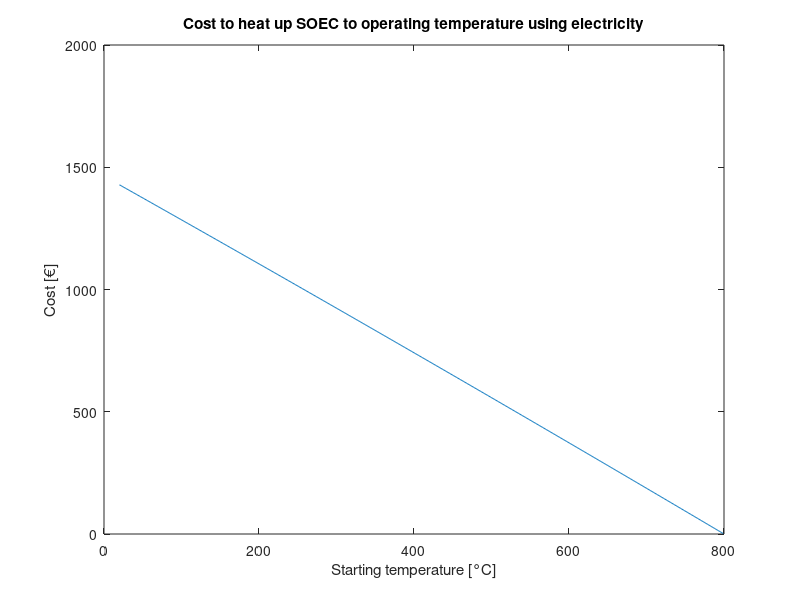
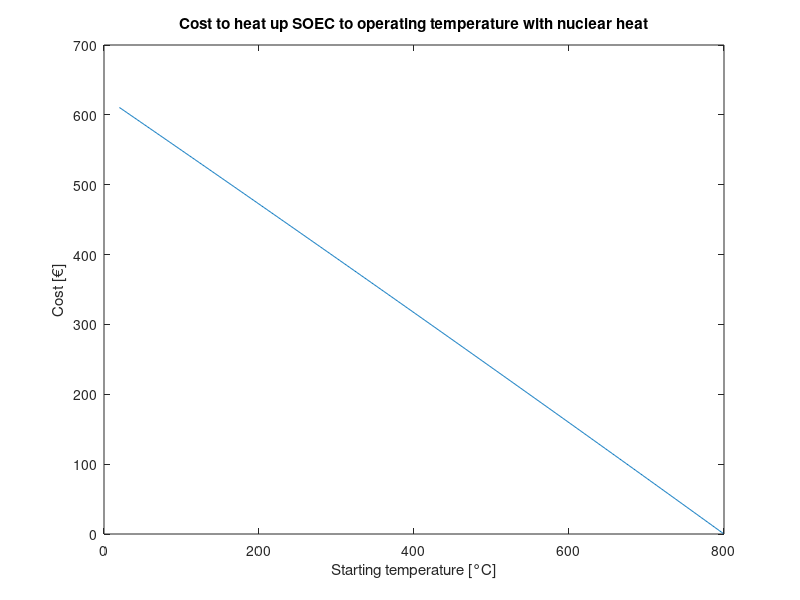
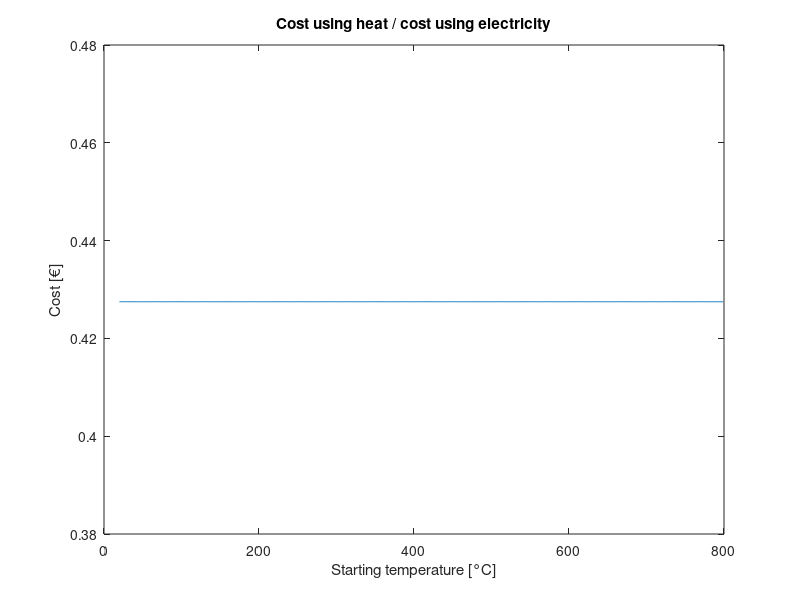
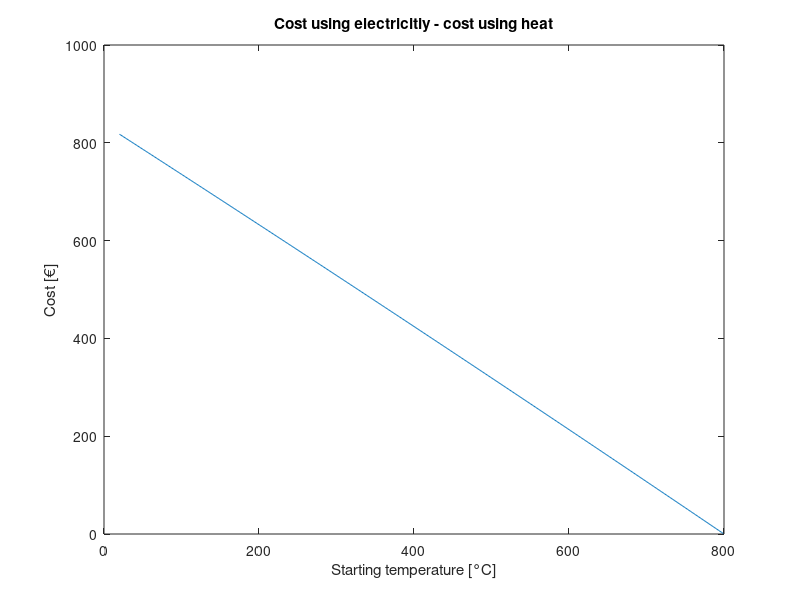

Recreate these plots in MATLAB, in order.

%% SOEC
iMinSOEC = 2000 ; %Minimal current density A/m²
iMaxSOEC = 10000; %Maximal current density A/m²
U_tnSOEC = 1.2955; %Thermonteutral voltage V (paper 73)
T_sSOEC = 1273; %Normal working temperature K
C_HSSOEC = 0; %Estimated hot start cost €
C_CSSOEC = 98; %Estimated cold start cost €
T_0SOEC = 1273; %Initial temperature of electrolyser K
C_hSOEC = 141210000; % J/K Electrolyser heat capacity 
R_tSOEC = 0.00325; %K/W Thermal resistance
n_cSOEC = 4707; %Number of cells
TminSOEC = 1073; %K Minimal operating temperature

pi_H = 4; %€/kg
pi_e_average = 4.324e-5; %€/Wh
pi_e_min = 3.702e-5; %€/Wh
m_H2 = 0.0020166669*n_cSOEC*iMaxSOEC*0.21/2/96485.3;
T = 20:1:799;
duration = (800-T)/120; %h duration to heat up electrolyser to min operating temp
Q_CS_e = zeros(length(T),1);
Cost1a_e = zeros(length(T),1);

% Without nuclear heat
for j = 1 :length(T)
    Q_CS_e(j) = C_hSOEC*(800-T(j))/(duration(j)*3600) + ((800+T(j))/2-20)/R_tSOEC;
    Cost1a_e(j) = Q_CS_e(j)*duration(j)/0.95*pi_e_average;
    % dit is de enige cost voor SOEC, geen extra kosten in rekening brengen
    % voor waterstof niet geproduceerd ofzo want 
end
figure
plot(T,Cost1a_e)
title("Cost to heat up SOEC to operating temperature using electricity")
xlabel('Starting temperature [°C]')
ylabel('Cost [€]')

Q_CS_h = zeros(length(T),1);
Cost1a_h = zeros(length(T),1);

% With nuclear heat
for j = 1:length(T)
    Q_CS_h(j) = C_hSOEC*(800-T(j))/(duration(j)*3600) + ((800+T(j))/2-20)/R_tSOEC;
    Cost1a_h(j) = Q_CS_h(j)*duration(j)*0.45*pi_e_average;
    % dit is de enige cost voor SOEC, geen extra kosten in rekening brengen
    % voor waterstof niet geproduceerd ofzo want 
end
figure
plot(T,Cost1a_h)
title("Cost to heat up SOEC to operating temperature with nuclear heat")
xlabel('Starting temperature [°C]')
ylabel('Cost [€]')


% With heat factor 2.33 goedkoper
figure
plot(T,Cost1a_h./Cost1a_e)
title("Cost using heat / cost using electricity")
xlabel('Starting temperature [°C]')
ylabel('Cost [€]')

figure
plot(T,Cost1a_e - Cost1a_h)
title("Cost using electricitiy - cost using heat")
xlabel('Starting temperature [°C]')
ylabel('Cost [€]')

%% AWE without nuclear heat 
iMinAWE = 1000; %Minimal current density A/m²
iMaxAWE = 4000; %Maximal current density A/m²
U_tnAWE = 1.4813; %Thermonteutral voltage V (paper 95)
T_sAWE = 363; %Normal working temperature K
C_HSAWE = 0; %Estimated hot start cost €
C_CSAWE = 98; %Estimated cold start cost €
T_0AWE = 363; %Initial temperature of electrolyser K
C_hAWE = 200070000; % J/K Electrolyser heat capacity 
R_tAWE = 0.0001133; %K/W Thermal resistance
n_cAWE = 6669; %Number of cells
TminAWE = 313; %K Minimal operating temperature

% Heel belangrijk hier: assumpties gemaatk dat het in 20min gebeurt en altijd
% opwarmen van 20°C naar 40°C
% Er wordt echter tijdens startup geen winst gemaakt maar verlies. Hierdoor wordt voor 
% iets hogere electriciteitsprijzen de start up cost negatief
% De startup cost wordt negatiever voor hoge electriciteitsprijzen, lage waterstofprijzen
% en wordt negatiever bij lager vermogen direct bij het opstarten wat eigenlijk een beslissingsvariabele is van het model (zie ander matlab bestand)

% Hier oppervlakkig toegepast voor half en full power, in visual studio code wel als beslissingsvariabele!!


pi_e = (0:1:150)*10^-6;
pMax20deg = 2368.32;
pMax40deg = 2206.68;
eta_fMax20deg = 0.966522;
eta_fMax40deg = 0.96617;

Q_CS = C_hAWE*(40-20)/1200 + (30-20)/R_tAWE; % in watt!
m_H2_cost = eta_fMax20deg*0.0020166669*n_cAWE*iMaxAWE*0.21/2/96485.3;
m_H2_revenue = eta_fMax40deg*0.0020166669*n_cAWE*iMaxAWE*0.21/2/96485.3;
m_H2O = m_H2_revenue*0.01801528/0.0020166669;


for pi_H = 2:7 %€/kg
    Cost1_e(pi_H-1,:) = Q_CS*1200/3600/0.95*pi_e;
    Cost2(pi_H-1,:) = m_H2_cost*3600*pi_H - pMax20deg*n_cAWE*pi_e;
    Revenue(pi_H-1,:) = m_H2_revenue*(3600-1200)*pi_H - pMax40deg*2/3*n_cAWE*pi_e - m_H2O*4184*(40-20)/0.95*2/3*pi_e;
end
Cost_CS = Cost1_e + Cost2 - Revenue;
figure
plot(pi_e*10^6, Cost_CS)
xlabel("Electricity price [€/MWh]")
ylabel("Cost cold start up")
legend("Hydrogen price = 2 [€/kg]","Hydrogen price = 3 [€/kg]","Hydrogen price = 4 [€/kg]","Hydrogen price = 5 [€/kg]","Hydrogen price = 6 [€/kg]","Hydrogen price = 7 [€/kg]")
title("Cost cold start up AWE, immediately at maximal power")

pi_e = (0:1:150)*10^-6;
iHalf = 1985.71; %A/m²
pHalf20deg = 1054.18;
pHalf40deg = 981.747;
eta_fHalf20deg = 0.914043;
eta_fHalf40deg = 0.913372;

Q_CS = C_hAWE*(40-20)/1200 + (30-20)/R_tAWE; % in watt!
m_H2_cost = eta_fHalf20deg*0.0020166669*n_cAWE*iHalf*0.21/2/96485.3;
m_H2_revenue = eta_fHalf40deg*0.0020166669*n_cAWE*iHalf*0.21/2/96485.3;
m_H2O = m_H2_revenue*0.01801528/0.0020166669;


for pi_H = 2:7 %€/kg
    Cost1_e(pi_H-1,:) = Q_CS*1200/3600/0.95*pi_e;
    Cost2(pi_H-1,:) = m_H2_cost*3600*pi_H - pHalf20deg*n_cAWE*pi_e;
    Revenue(pi_H-1,:) = m_H2_revenue*(3600-1200)*pi_H - pHalf40deg*2/3*n_cAWE*pi_e - m_H2O*4184*(40-20)/0.95*2/3*pi_e;
end
Cost_CS = Cost1_e + Cost2 - Revenue;
figure
plot(pi_e*10^6, Cost_CS)
xlabel("Electricity price [€/MWh]")
ylabel("Cost cold start up")
legend("Hydrogen price = 2 [€/kg]","Hydrogen price = 3 [€/kg]","Hydrogen price = 4 [€/kg]","Hydrogen price = 5 [€/kg]","Hydrogen price = 6 [€/kg]","Hydrogen price = 7 [€/kg]")
title("Cost cold start up AWE, immediately at half power")


%% AWE with nuclear heat 
pi_H = 4; %€/kg
pi_e_average = 4.324e-5; %€/Wh
pi_e_min = 3.702e-5; %€/Wh


Q_CS = C_hAWE*(40-20)/600 + (30-20)/R_tAWE;
m_H2_cost = 0.9665*0.0020166669*n_cAWE*iMaxAWE*0.21/2/96485.3;
m_H2_revenue = 0.9662*0.0020166669*n_cAWE*iMaxAWE*0.21/2/96485.3;
m_H2O = m_H2_revenue*0.01801528/0.0020166669;

Cost1a_e = Q_CS*600/3600*0.45*pi_e_average;
Cost2a = m_H2_cost*3600*pi_H - 2412.72*n_cAWE*pi_e_average;
Revenue_a = m_H2_revenue*3000*pi_H - 2249.27*5/6*n_cAWE*pi_e_average - m_H2O*4184*(40-20)*0.45*5/6*pi_e_average;

Cost1b = Q_CS*600/3600*0.45*pi_e_min;
Cost2b = m_H2_cost*3600*pi_H - 2412.72*n_cAWE*pi_e_min;
Revenue_b = m_H2_revenue*3000*pi_H - 2249.27*5/6*n_cAWE*pi_e_min - m_H2O*4184*(40-20)*0.45*5/6*pi_e_min;

Cost_CSa = Cost1a_e + Cost2a - Revenue_a;
Cost_CSb = Cost1b + Cost2b - Revenue_b;

%% PEM
% cold startup cost = 0?!

iMinPEM = 600; %Minimal current density A/m²
iMaxPEM = 20000; %Maximal current density A/m²
U_tnPEM = 1.4813; %Thermonteutral voltage V (paper 66)
T_sPEM = 373; %Normal working temperature K
C_HSPEM = 0; %Estimated hot start cost €
C_CSPEM = 98; %Estimated cold start cost €
T_0PEM = 373; %Initial temperature of electrolyser K
C_hPEM = 35280000; % J/K Electrolyser heat capacity 
R_tPEM = 0.00010666; %K/W Thermal resistance
n_cPEM = 1176; %Number of cells
TminPEM = 293; %K Minimal operating temperature


T = 100 + 3600/C_hPEM*(n_cPEM*1355.0517022112194 - n_cPEM*934.2627453262709*U_tnPEM  - (100-20)/R_tPEM)



